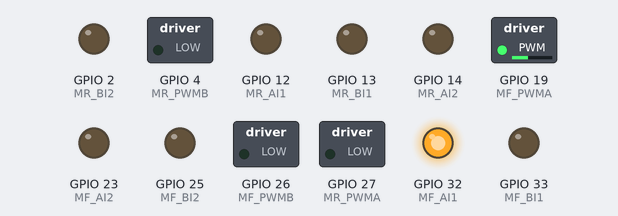
The sketch below on a simulated ESP32. Shown: switched loads named in the sketch (green lamp = pin HIGH), output pins drawn as LEDs (lit = HIGH).

Above: at 0.1 s.
At 7.1 s:
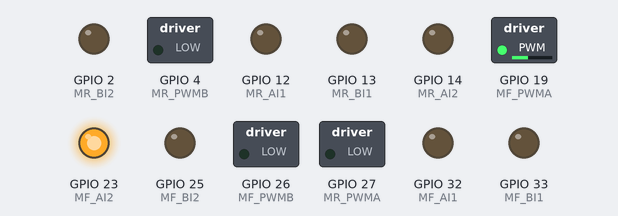
At 12.1 s:
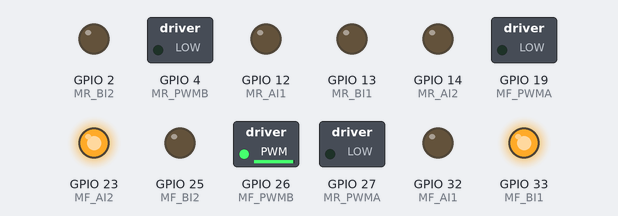
At 17.1 s:
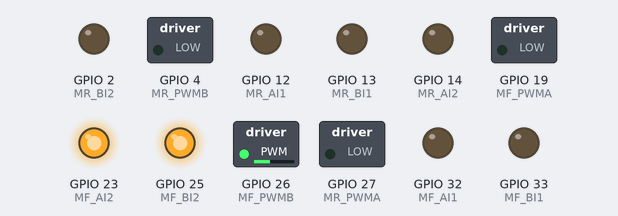
At 27.1 s:
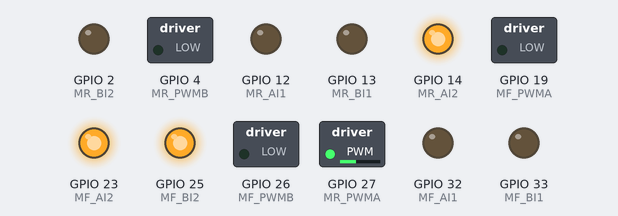
At 37.1 s:
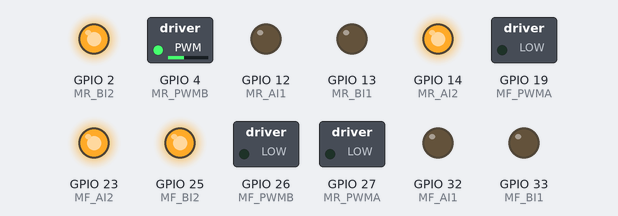
Timing chart, 0 to 40.0 s (numbered marks = the images above):
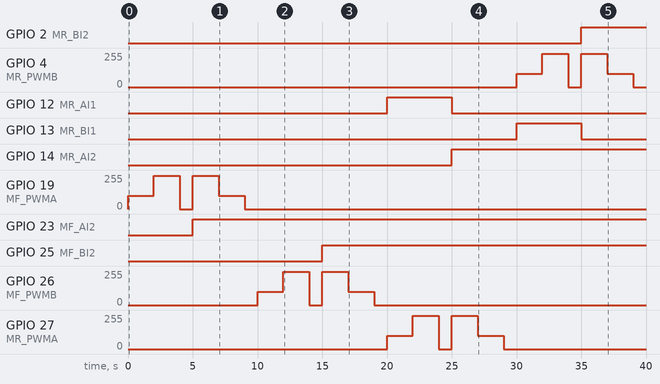

The sketch:

test_all_four_wheels.ino
```cpp
/*
  4WD Mecanum Wheel Robot Car Base - Motor Test
  4wd-test.ino
  Cycles all 4 Mecanum wheels to verify proper operation
  Uses ESP32 DevKitC (other ESP32 boards will work)
  Uses 2 TB6612FNG Motor Drivers, also compatible with L298N

  DroneBot Workshop 2022
  https://dronebotworkshop.com
*/

// Define Motor Connections
// Right Front Motor
#define MF_PWMA 19
#define MF_AI1 32
#define MF_AI2 23

// Left Front Motor
#define MF_PWMB 26
#define MF_BI1 33
#define MF_BI2 25

// Right Rear Motor
#define MR_PWMA 27
#define MR_AI1 12
#define MR_AI2 14

// Left Rear Motor
#define MR_PWMB 4
#define MR_BI1 13
#define MR_BI2 2

// Define some preset motor speeds (0 - 255, adjust as desired)
int speed_slow = 100;
int speed_fast = 250;

void setup() {

  // Set all connections as outputs
  pinMode(MF_PWMA, OUTPUT);
  pinMode(MF_AI1, OUTPUT);
  pinMode(MF_AI2, OUTPUT);
  pinMode(MF_PWMB, OUTPUT);
  pinMode(MF_BI1, OUTPUT);
  pinMode(MF_BI2, OUTPUT);
  pinMode(MR_PWMA, OUTPUT);
  pinMode(MR_AI1, OUTPUT);
  pinMode(MR_AI2, OUTPUT);
  pinMode(MR_PWMB, OUTPUT);
  pinMode(MR_BI1, OUTPUT);
  pinMode(MR_BI2, OUTPUT);
}

void loop() {

  // Front Right Motor  *****************************************************************

  // FR - Forward Slow Speed
  digitalWrite(MF_AI1, HIGH);
  digitalWrite(MF_AI2, LOW);
  analogWrite(MF_PWMA, speed_slow);
  delay(2000);

  // FR - Forward Fast Speed
  analogWrite(MF_PWMA, speed_fast);
  delay(2000);

  // FR - Stop 1 second
  analogWrite(MF_PWMA, 0);
  delay(1000);

  // FR - Reverse Fast Speed
  digitalWrite(MF_AI1, LOW);
  digitalWrite(MF_AI2, HIGH);
  analogWrite(MF_PWMA, speed_fast);
  delay(2000);

  // FR - Reverse Slow Speed
  analogWrite(MF_PWMA, speed_slow);
  delay(2000);

  // FR - Stop 1 second
  analogWrite(MF_PWMA, 0);
  delay(1000);

  // Front Left Motor  *****************************************************************

  // FL - Forward Slow Speed
  digitalWrite(MF_BI1, HIGH);
  digitalWrite(MF_BI2, LOW);
  analogWrite(MF_PWMB, speed_slow);
  delay(2000);

  // FL - Forward Fast Speed
  analogWrite(MF_PWMB, speed_fast);
  delay(2000);

  // FL - Stop 1 second
  analogWrite(MF_PWMB, 0);
  delay(1000);

  // FL - Reverse Fast Speed
  digitalWrite(MF_BI1, LOW);
  digitalWrite(MF_BI2, HIGH);
  analogWrite(MF_PWMB, speed_fast);
  delay(2000);

  // FL - Reverse Slow Speed
  analogWrite(MF_PWMB, speed_slow);
  delay(2000);

  // FL - Stop 1 second
  analogWrite(MF_PWMB, 0);
  delay(1000);

  // Rear Right Motor  *****************************************************************

  // RR - Forward Slow Speed
  digitalWrite(MR_AI1, HIGH);
  digitalWrite(MR_AI2, LOW);
  analogWrite(MR_PWMA, speed_slow);
  delay(2000);

  // RR - Forward Fast Speed
  analogWrite(MR_PWMA, speed_fast);
  delay(2000);

  // RR - Stop 1 second
  analogWrite(MR_PWMA, 0);
  delay(1000);

  // RR - Reverse Fast Speed
  digitalWrite(MR_AI1, LOW);
  digitalWrite(MR_AI2, HIGH);
  analogWrite(MR_PWMA, speed_fast);
  delay(2000);

  // RR - Reverse Slow Speed
  analogWrite(MR_PWMA, speed_slow);
  delay(2000);

  // RR - Stop 1 second
  analogWrite(MR_PWMA, 0);
  delay(1000);

  // Rear Left Motor  *****************************************************************

  // RL - Forward Slow Speed
  digitalWrite(MR_BI1, HIGH);
  digitalWrite(MR_BI2, LOW);
  analogWrite(MR_PWMB, speed_slow);
  delay(2000);

  // RL - Forward Fast Speed
  analogWrite(MR_PWMB, speed_fast);
  delay(2000);

  // RL - Stop 1 second
  analogWrite(MR_PWMB, 0);
  delay(1000);

  // RL - Reverse Fast Speed
  digitalWrite(MR_BI1, LOW);
  digitalWrite(MR_BI2, HIGH);
  analogWrite(MR_PWMB, speed_fast);
  delay(2000);

  // RL - Reverse Slow Speed
  analogWrite(MR_PWMB, speed_slow);
  delay(2000);

  // RL - Stop 1 second
  analogWrite(MR_PWMB, 0);
  delay(1000);
}
```

Measured:
- by itself, GPIO 2 (MR_BI2): LOW → HIGH at 35.0 s
- by itself, GPIO 12 (MR_AI1): LOW → HIGH at 20.0 s, → LOW 5.0 s later
- by itself, GPIO 13 (MR_BI1): LOW → HIGH at 30.0 s, → LOW 5.0 s later
- by itself, GPIO 14 (MR_AI2): LOW → HIGH at 25.0 s
- by itself, GPIO 23 (MF_AI2): LOW → HIGH at 5.0 s
- by itself, GPIO 25 (MF_BI2): LOW → HIGH at 15.0 s
- by itself, GPIO 32 (MF_AI1): LOW → HIGH at 0.00 s, → LOW 5.0 s later
- by itself, GPIO 33 (MF_BI1): LOW → HIGH at 10.0 s, → LOW 5.0 s later
